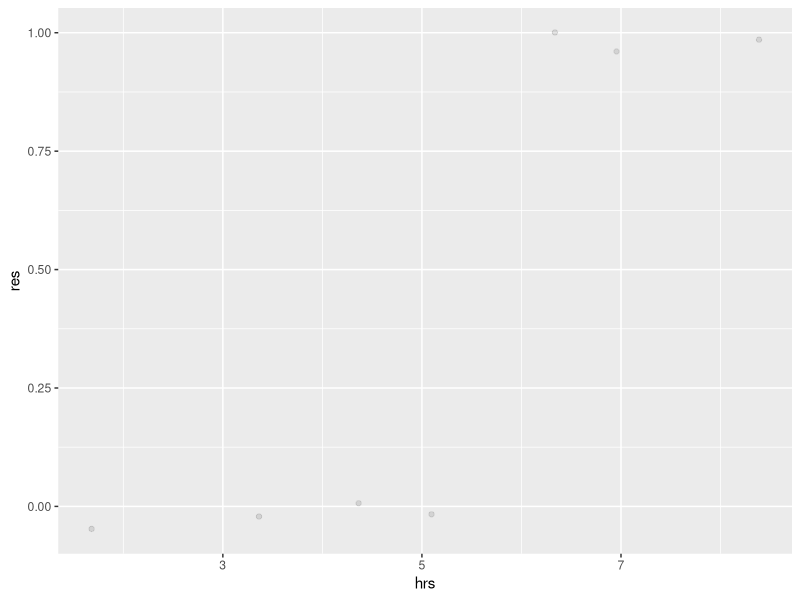
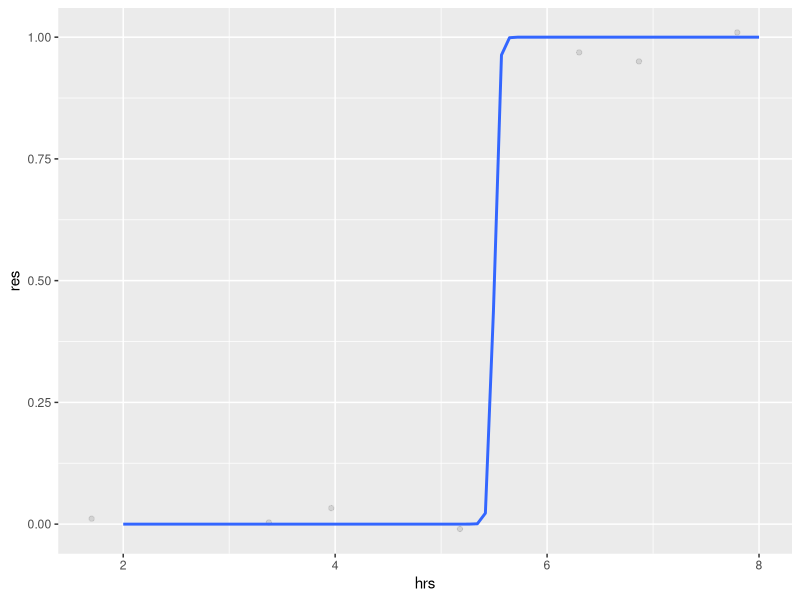

Recreate these plots in R, in order.
library(ggplot2)
df<-data.frame(hrs=c(2,3,4,5,6,7,8),
               res=c(0,0,0,0,1,1,1))

ggplot(df,aes(x=hrs,y=res))+ geom_jitter(height=.05, alpha=.1)

model<-glm(res~hrs, data=df, family= "binomial")

summary(model)

ggplot(df,aes(x=hrs,y=res))+ geom_jitter(height=.05, alpha=.1)+
  geom_smooth(method="glm", method.args=list(family="binomial"),se= FALSE)
